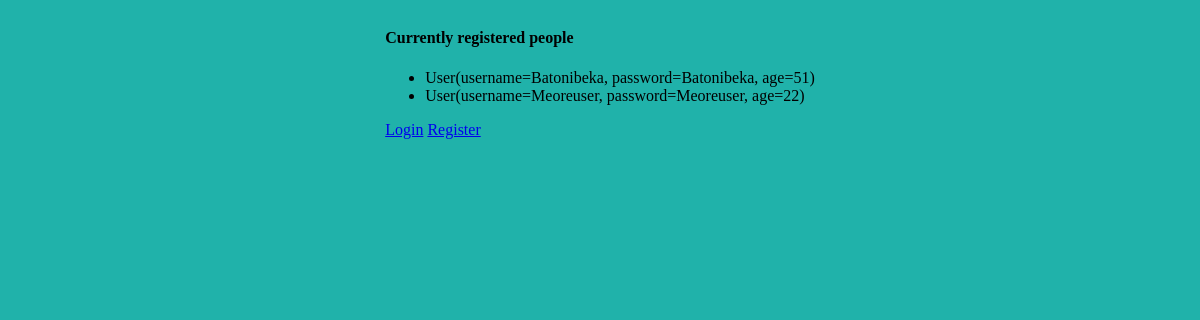
The page / on the database its author committed.
### app/models.py (models this page shows, shortened)
class User(db.Model, UserMixin):
    __tablename__ = 'users'
    uid = db.Column(db.Integer, primary_key=True)
    username = db.Column(db.String, nullable=False)
    password = db.Column(db.String, nullable=False)
    age = db.Column(db.Integer, nullable=False)
    def __repr__(self):
        return f'User(username={self.username}, password={self.password}, age={self.age})'

### app/routes.py (the view)
    @app.route('/')
    def index():
        if current_user.is_authenticated:
            posts = Post.query.all()
            own_posts = Post.query.filter_by(owner_id=current_user.uid).all()
            return render_template('authenticated/index.html', styles='css/index.css', posts=posts)
        else:
            people = User.query.all()
            return render_template('core/index.html', script='scripts/index.js', styles='css/index.css', people=people)

### app/templates/core/index.html (shortened to what this page needs)
{% extends 'base.html' %}
{% block styles %}
    <link rel="stylesheet" href="{{ url_for('static', filename=styles) }}">
{% endblock %}
{% block content %}
    <div>
        <h4>Currently registered people</h4>
        <ul>
            {% for person in people %}
                <li>{{ person }}</li>
            {% endfor %}
        </ul>
        <a href="{{ url_for('login') }}">Login</a>
        <a href="{{ url_for('register') }}">Register</a>
    </div>
{% endblock %}

### app/static/css/index.css (style rules this page uses)
body { background-color: lightseagreen; display: flex; flex-flow: column; align-items: center; }

### rows shown on the page
User: username+password+age "User(username=Batonibeka, password=Batonibeka, age=51)"
User: username+password+age "User(username=Meoreuser, password=Meoreuser, age=22)"
